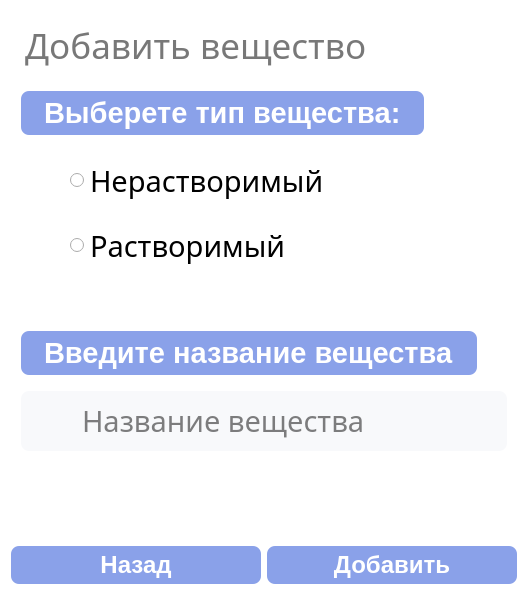
              <widget class="QWidget" name="add_substance">
               <property name="styleSheet">
                <string notr="true">background-color:rgb(255, 255, 255);
border-radius: 8px;
padding-left: 10px
</string>
               </property>
               <layout class="QVBoxLayout" name="verticalLayout_4" stretch="0,0,0,0,0,0,2,0,7,0">
                <item>
                 <layout class="QHBoxLayout" name="horizontalLayout_11" stretch="0,2">
                  <item>
                   <widget class="QLabel" name="label">
                    <property name="font">
                     <font>
                      <family>Montserrat</family>
                      <pointsize>26</pointsize>
                     </font>
                    </property>
                    <property name="focusPolicy">
                     <enum>Qt::NoFocus</enum>
                    </property>
                    <property name="layoutDirection">
                     <enum>Qt::LeftToRight</enum>
                    </property>
                    <property name="styleSheet">
                     <string notr="true">color:rgb(120, 120, 120);
margin-top: 5px;
padding: 5px;</string>
                    </property>
                    <property name="text">
                     <string>Добавить вещество</string>
                    </property>
                    <property name="textFormat">
                     <enum>Qt::PlainText</enum>
                    </property>
                    <property name="alignment">
                     <set>Qt::AlignLeading|Qt::AlignLeft|Qt::AlignVCenter</set>
                    </property>
                    <property name="wordWrap">
                     <bool>false</bool>
                    </property>
                   </widget>
                  </item>
                  <item>
                   <spacer name="horizontalSpacer_15">
                    <property name="orientation">
                     <enum>Qt::Horizontal</enum>
                    </property>
                    <property name="sizeHint" stdset="0">
                     <size>
                      <width>40</width>
                      <height>20</height>
                     </size>
                    </property>
                   </spacer>
                  </item>
                 </layout>
                </item>
                <item>
                 <layout class="QHBoxLayout" name="horizontalLayout_9">
                  <item>
                   <widget class="QLabel" name="label_3">
                    <property name="font">
                     <font>
                      <family>MS Shell Dlg 2</family>
                      <pointsize>22</pointsize>
                      <weight>75</weight>
                      <bold>true</bold>
                     </font>
                    </property>
                    <property name="styleSheet">
                     <string notr="true">color:rgb(140, 139, 139);
background-color:rgb(138, 161, 233);
color:rgb(255, 255, 255);
border-radius: 8px;
padding: 5px 15px;
margin-top: 10px;
margin-left: 10px;
outline: 0px;</string>
                    </property>
                    <property name="text">
                     <string>Выберете тип вещества:</string>
                    </property>
                    <property name="alignment">
                     <set>Qt::AlignLeading|Qt::AlignLeft|Qt::AlignVCenter</set>
                    </property>
                   </widget>
                  </item>
                  <item>
                   <spacer name="horizontalSpacer_11">
                    <property name="orientation">
                     <enum>Qt::Horizontal</enum>
                    </property>
                    <property name="sizeHint" stdset="0">
                     <size>
                      <width>40</width>
                      <height>20</height>
                     </size>
                    </property>
                   </spacer>
                  </item>
                 </layout>
                </item>
                <item>
                 <widget class="QWidget" name="horizontalWidget" native="true">
                  <property name="styleSheet">
                   <string notr="true">margin-top: 10px;</string>
                  </property>
                  <layout class="QHBoxLayout" name="horizontalLayout_4" stretch="0,1,2">
                   <item>
                    <spacer name="horizontalSpacer_16">
                     <property name="orientation">
                      <enum>Qt::Horizontal</enum>
                     </property>
                     <property name="sizeHint" stdset="0">
                      <size>
                       <width>40</width>
                       <height>20</height>
                      </size>
                     </property>
                    </spacer>
                   </item>
                   <item>
                    <widget class="QRadioButton" name="insoluble_rb">
                     <property name="font">
                      <font>
                       <family>Montserrat</family>
                       <pointsize>22</pointsize>
                      </font>
                     </property>
                     <property name="styleSheet">
                      <string notr="true"/>
                     </property>
                     <property name="text">
                      <string>Нерастворимый</string>
                     </property>
                    </widget>
                   </item>
                   <item>
                    <spacer name="horizontalSpacer_5">
                     <property name="orientation">
                      <enum>Qt::Horizontal</enum>
                     </property>
                     <property name="sizeHint" stdset="0">
                      <size>
                       <width>40</width>
                       <height>20</height>
                      </size>
                     </property>
                    </spacer>
                   </item>
                  </layout>
                 </widget>
                </item>
                <item>
                 <widget class="QWidget" name="horizontalWidget_2" native="true">
                  <layout class="QHBoxLayout" name="horizontalLayout_12" stretch="0,1,2">
                   <item>
                    <spacer name="horizontalSpacer_4">
                     <property name="orientation">
                      <enum>Qt::Horizontal</enum>
                     </property>
                     <property name="sizeHint" stdset="0">
                      <size>
                       <width>40</width>
                       <height>20</height>
                      </size>
                     </property>
                    </spacer>
                   </item>
                   <item>
                    <widget class="QRadioButton" name="soluble_rb">
                     <property name="font">
                      <font>
                       <family>Montserrat</family>
                       <pointsize>22</pointsize>
                      </font>
                     </property>
                     <property name="styleSheet">
                      <string notr="true"/>
                     </property>
                     <property name="text">
                      <string>Растворимый</string>
                     </property>
                    </widget>
                   </item>
                   <item>
                    <spacer name="horizontalSpacer_17">
                     <property name="orientation">
                      <enum>Qt::Horizontal</enum>
                     </property>
                     <property name="sizeHint" stdset="0">
                      <size>
                       <width>40</width>
                       <height>20</height>
                      </size>
                     </property>
                    </spacer>
                   </item>
                  </layout>
                 </widget>
                </item>
                <item>
                 <spacer name="verticalSpacer_5">
                  <property name="orientation">
                   <enum>Qt::Vertical</enum>
                  </property>
                  <property name="sizeHint" stdset="0">
                   <size>
                    <width>20</width>
                    <height>40</height>
                   </size>
                  </property>
                 </spacer>
                </item>
                <item>
                 <layout class="QHBoxLayout" name="horizontalLayout_10">
                  <item>
                   <widget class="QLabel" name="label_2">
                    <property name="font">
                     <font>
                      <family>MS Shell Dlg 2</family>
                      <pointsize>22</pointsize>
                      <weight>75</weight>
                      <bold>true</bold>
                     </font>
                    </property>
                    <property name="styleSheet">
                     <string notr="true">margin-left: 10px;
color:rgb(140, 139, 139);
background-color:rgb(138, 161, 233);
color:rgb(255, 255, 255);
border-radius: 8px;
padding: 5px 15px;
margin-top: 10px;
outline: 0px;</string>
                    </property>
                    <property name="text">
                     <string>Введите название вещества</string>
                    </property>
                    <property name="alignment">
                     <set>Qt::AlignLeading|Qt::AlignLeft|Qt::AlignVCenter</set>
                    </property>
                   </widget>
                  </item>
                  <item>
                   <spacer name="horizontalSpacer_14">
                    <property name="orientation">
                     <enum>Qt::Horizontal</enum>
                    </property>
                    <property name="sizeHint" stdset="0">
                     <size>
                      <width>40</width>
                      <height>20</height>
                     </size>
                    </property>
                   </spacer>
                  </item>
                 </layout>
                </item>
                <item>
                 <widget class="QWidget" name="horizontalWidget_4" native="true">
                  <property name="styleSheet">
                   <string notr="true">margin-top: 10px;
background-color:rgb(248, 249, 251);
margin-left: 10px;
margin-right: 10px;</string>
                  </property>
                  <layout class="QHBoxLayout" name="horizontalLayout_8" stretch="0,2,0">
                   <item>
                    <spacer name="horizontalSpacer_6">
                     <property name="orientation">
                      <enum>Qt::Horizontal</enum>
                     </property>
                     <property name="sizeHint" stdset="0">
                      <size>
                       <width>40</width>
                       <height>20</height>
                      </size>
                     </property>
                    </spacer>
                   </item>
                   <item>
                    <widget class="QLineEdit" name="name_sub_add">
                     <property name="font">
                      <font>
                       <family>Montserrat</family>
                       <pointsize>22</pointsize>
                      </font>
                     </property>
                     <property name="styleSheet">
                      <string notr="true">background-color:rgb(248, 249, 251);</string>
                     </property>
                     <property name="placeholderText">
                      <string>Название вещества</string>
                     </property>
                    </widget>
                   </item>
                   <item>
                    <spacer name="horizontalSpacer_7">
                     <property name="orientation">
                      <enum>Qt::Horizontal</enum>
                     </property>
                     <property name="sizeHint" stdset="0">
                      <size>
                       <width>40</width>
                       <height>20</height>
                      </size>
                     </property>
                    </spacer>
                   </item>
                  </layout>
                 </widget>
                </item>
                <item>
                 <widget class="QLabel" name="error_sub_add">
                  <property name="font">
                   <font>
                    <pointsize>22</pointsize>
                   </font>
                  </property>
                  <property name="styleSheet">
                   <string notr="true">color: rgb(170, 0, 0)</string>
                  </property>
                  <property name="text">
                   <string/>
                  </property>
                 </widget>
                </item>
                <item>
                 <spacer name="verticalSpacer_3">
                  <property name="orientation">
                   <enum>Qt::Vertical</enum>
                  </property>
                  <property name="sizeHint" stdset="0">
                   <size>
                    <width>20</width>
                    <height>40</height>
                   </size>
                  </property>
                 </spacer>
                </item>
                <item>
                 <layout class="QHBoxLayout" name="horizontalLayout_5" stretch="0,0">
                  <item>
                   <widget class="QPushButton" name="back_substance">
                    <property name="font">
                     <font>
                      <family>MS Shell Dlg 2</family>
                      <pointsize>18</pointsize>
                      <weight>75</weight>
                      <bold>true</bold>
                     </font>
                    </property>
                    <property name="styleSheet">
                     <string notr="true">QPushButton {
background-color:rgb(138, 161, 233);
color:rgb(255, 255, 255);
font-weight: 600;
border-radius: 8px;
padding: 5px 15px;
margin-top: 10px;
outline: 0px;
}
QPushButton:hover{
background-color: rgb(125, 143, 202);
}
</string>
                    </property>
                    <property name="text">
                     <string>Назад</string>
                    </property>
                   </widget>
                  </item>
                  <item>
                   <widget class="QPushButton" name="add_substance_btn">
                    <property name="font">
                     <font>
                      <family>MS Shell Dlg 2</family>
                      <pointsize>18</pointsize>
                      <weight>75</weight>
                      <bold>true</bold>
                     </font>
                    </property>
                    <property name="styleSheet">
                     <string notr="true">QPushButton {
background-color:rgb(138, 161, 233);
color:rgb(255, 255, 255);
font-weight: 600;
border-radius: 8px;
padding: 5px 15px;
margin-top: 10px;
outline: 0px;
}
QPushButton:hover{
background-color: rgb(125, 143, 202);
}
</string>
                    </property>
                    <property name="text">
                     <string>Добавить</string>
                    </property>
                   </widget>
                  </item>
                 </layout>
                </item>
               </layout>
              </widget>
